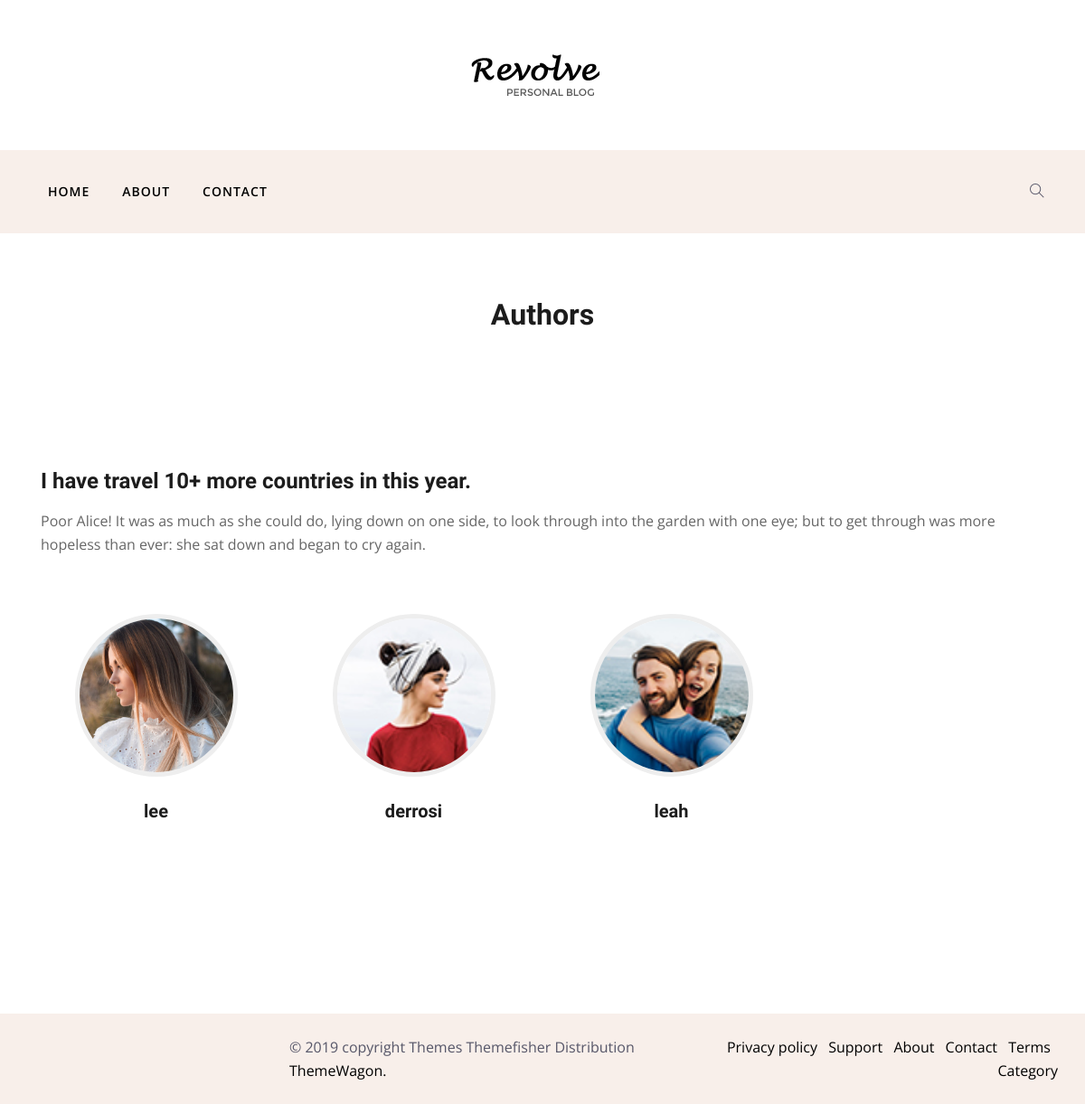
/blog/bloggers/, run on the app's committed database.
### blog/models.py (models this page shows, shortened)
class BlogAuthor(models.Model):
    user = models.OneToOneField(User, on_delete=models.SET_NULL, null=True)
    bio = models.TextField(max_length=400, help_text="Enter Your Bio Details Here")
    author_avatar = models.ImageField(upload_to='images/author-avatar/')
    class Meta:
        ordering = ["user", "bio", "author_avatar"]
    def get_absolute_url(self):
        return reverse('blogs-by-author', args=[str(self.id)])

### blog/views.py (the view)
# urls.py: path('bloggers/', views.BlogAuthorListView.as_view(), name='bloggers'),
class BlogAuthorListView(generic.ListView):
    model = BlogAuthor
    template_name = 'blog/authors.html'

### blog/templates/blog/authors.html (shortened to what this page needs)
{% extends 'blog/base.html' %}
{% block body %}
    {% load static %}
    <body>
    <div class="header-logo py-5 d-none d-lg-block">
        <div class="container">
            <div class="row justify-content-center">
                <div class="col-lg-6 text-center">
                    <a class="navbar-brand" href="{% url 'blogs' %}"><img src="{% static 'blog/images/logo.png' %}"
                                                                          alt=""
                                                                          class="img-fluid w-100"></a>
                </div>
            </div>
        </div>
    </div>
    <header class="header-top bg-grey justify-content-center">
        <nav class="navbar navbar-expand-lg navigation">
            <div class="container">
                <div class="collapse navbar-collapse" id="navbarContent">
                    <ul id="menu" class="menu navbar-nav ">
                        <li class="nav-item dropdown  pl-0">
                            <a class="nav-link " href="{% url 'blogs' %}" role="button" aria-haspopup="true"
                               aria-expanded="false">
                                Home
                            </a>
                        </li>
                        <li class="nav-item"><a href="about.html" class="nav-link">About</a></li>
                        <li class="nav-item"><a href="contact.html" class="nav-link">Contact</a></li>
                    </ul>
                </div>
                <div class="text-right search d-none d-lg-block">
                    <div class="search_toggle"><i class="ti-search"></i></div>
                </div>
            </div>
        </nav>
    </header>
    <div class="breadcrumb-wrapper">
        <div class="container">
            <div class="row">
                <div class="col-sm-12">
                    <div class="text-center">
                        <h2 class="lg-title">Authors</h2>
                    </div>
                </div>
            </div>
        </div>
    </div>
    <section class="pt-5 padding-bottom">
        <div class="container">
            <div class="row">
                <div class="col-lg-12 col-md-12 col-sm-12 col-xs-12">
                    <div class="row justify-content-center mt-5">
                        <div class="col-lg-12">
                            <h3 class="mb-3 mt-5">I have travel 10+ more countries in this year.</h3>
                            <p class="mb-5">Poor Alice! It was as much as she could do, lying down on one side, to look
                                through into the garden with one eye; but to get through was more hopeless than ever:
                                she sat down and began to cry again.</p>
                            <div class="row">
                                {% if blogauthor_list %}
                                    {% for author in blogauthor_list %}
                                        <div class="col-lg-3 col-md-6">
                                            <div class="sidebar-widget about mb-5 text-center p-3">
                                                <div class="about-author">
                                                    <img src="{{ author.author_avatar.url }}" alt="" class="img-fluid">
                                                </div>
                                                <a href="{{ author.get_absolute_url }}"><h4
                                                        class="mb-0 mt-4">{{ author.user }}</h4></a>
                                            </div>
                                        </div>
                                    {% endfor %}
                                {% endif %}
                            </div>
                        </div>
                    </div>
                </div>
            </div>
        </div>
    </section>
    </body>
{% endblock body %}

### blog/static/blog/css/style.css (style rules this page uses)
body, p { font-family: "Open Sans", sans-serif; line-height: 26px; font-size: 16px; text-rendering: optimizeLegibility; color: #666; font-weight: 400; }
html { overflow-x: hidden; width: 100%; height: 100%; }
h1, .h1, h2, .h2, h3, .h3, h4, .h4, h5, .h5, h6, .h6 { color: #1c1c1c; font-weight: 600; font-family: "Unna", serif; }
h2, .h2 { font-size: 32px; line-height: 36px; font-weight: 700; }
h3, .h3 { font-size: 24px; font-weight: 700; }
h4, .h4 { font-size: 20px; line-height: 28px; }
body { background: #fff; color: #575769; }
html, body { height: 100%; }
a { transition: all 0.3s ease-in-out; color: #000; }
a:link, a:visited { text-decoration: none; }
.bg-grey { background: #f8efea; }
.padding-bottom { padding-bottom: 120px; }
.navigation .menu { padding: 0px; }
.navigation .menu li { text-align: left; padding: 0px 10px; }
.navigation .menu li a { color: #000; display: inline-block; line-height: 26px; letter-spacing: 1px; }
.navigation .menu .dropdown { position: relative; }
.navbar-nav .nav-link { transition: all 500ms ease; -moz-transition: all 500ms ease; -webkit-transition: all 500ms ease; -ms-transition: all 500ms ease; -o-transition: all 500ms ease; font-family: "Open Sans", sans-serif; text-transform: uppercase; font-size: 14px; font-weight: 600; padding: 25px 0px; }
.search_toggle { cursor: pointer; }
.header-top { position: relative !important; }
.sidebar-widget.about .about-author img { border-radius: 100%; width: 180px; height: 180px; border: 5px solid #eee; }
.breadcrumb-wrapper { margin-top: 4.5rem; }

### data on the page
BlogAuthor: author_avatar (picture), user "lee"
BlogAuthor: author_avatar (picture), user "derrosi"
BlogAuthor: author_avatar (picture), user "leah"
